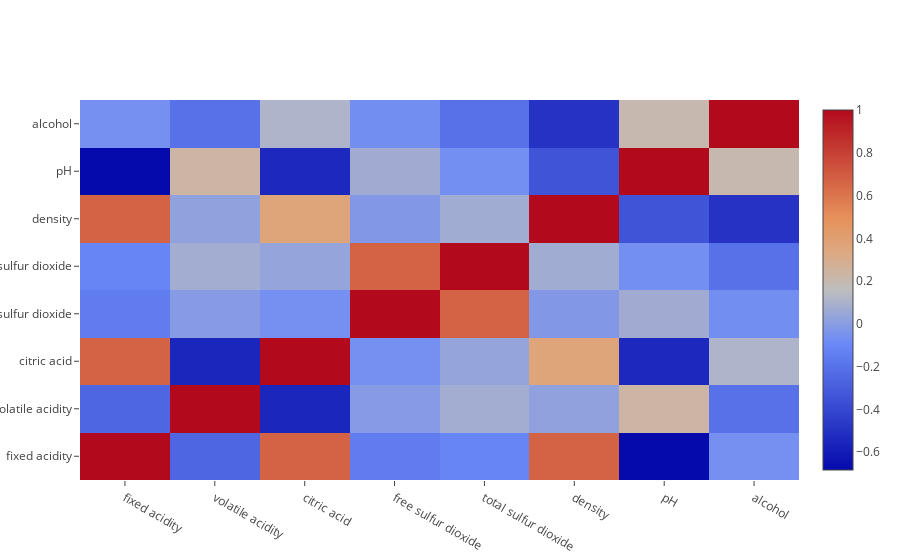

Notebook cell for this chart:
### Markdown cell above
Il grafico sottostante riporta la correlazione che intercorre tre la feature. Una correlazione positiva indica che quando la prima feature cresce anche la seconda cresce. Una correlazione negativa indica una tendenza inversa all'aumento: quando la prima aumenta la seconda tende a diminuire.

### Code cell
df_ = copy.copy(df_norm).drop(columns=['quality'])
covariance_matrix = df_.corr()
covariance_matrix = covariance_matrix.values
x_ = []
y_ = []
z_ = []

for i in range(len(df_.columns)):
    z_.append(covariance_matrix[i,])
    x_.append(df_norm.columns[i])
    y_.append(df_norm.columns[i])

trace = go.Heatmap(z=z_,
                   x=x_,
                   y=y_)    
figure = go.Figure(data=[trace])
iplot(figure)

### Figure 1 — Plotly figure (JSON) as saved in the notebook; plotly's stock layout.template omitted (floating-point values rounded to 4 significant figures)
{"data": [{"type": "heatmap", "uid": "54df0370-5030-45e6-9437-fcb42cd22ac2", "x": ["fixed acidity", "volatile acidity", "citric acid", "free sulfur dioxide", "total sulfur dioxide", "density", "pH", "alcohol"], "y": ["fixed acidity", "volatile acidity", "citric acid", "free sulfur dioxide", "total sulfur dioxide", "density", "pH", "alcohol"], "z": [[1, -0.2561, 0.6717, -0.1538, -0.1132, 0.668, -0.683, -0.06167], [-0.2561, 1, -0.5525, -0.0105, 0.07647, 0.02203, 0.2349, -0.2023], [0.6717, -0.5525, 1, -0.06098, 0.03553, 0.3649, -0.5419, 0.1099], [-0.1538, -0.0105, -0.06098, 1, 0.6677, -0.02195, 0.07038, -0.06941], [-0.1132, 0.07647, 0.03553, 0.6677, 1, 0.07127, -0.06649, -0.2057], [0.668, 0.02203, 0.3649, -0.02195, 0.07127, 1, -0.3417, -0.4962], [-0.683, 0.2349, -0.5419, 0.07038, -0.06649, -0.3417, 1, 0.2056], [-0.06167, -0.2023, 0.1099, -0.06941, -0.2057, -0.4962, 0.2056, 1]]}], "layout": {}}
